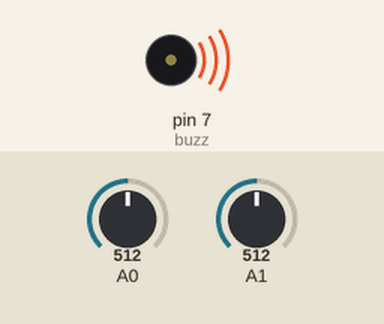
This sketch was run on a simulated Arduino Uno, built with avr-gcc and run on an emulated ATmega328P. Parts: buzzer (waves = sounding, pin HIGH). The inputs (shaded band) are chosen by the test bench; at power-on: A0 = 512, A1 = 512. What the sketch prints to the serial monitor is not drawn.

Above: at 0.1 s.
Timing chart, 0 to 1.6 s (numbered marks = the images above):
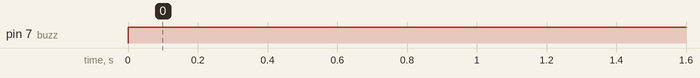

The sketch:

kukl-lokanthali-switch.ino
```cpp
int bell, flot, flag;
int buzz = 7;

void setup() {
  Serial.begin(9600);
  pinMode(buzz, OUTPUT);
}

void loop() {

  bell = 5*analogRead(A0)/1023;
  flot = 5*analogRead(A1)/1023;

  Serial.println("bell:");
  Serial.println(bell);
  Serial.println("float:");
  Serial.println(flot);
  Serial.println("flag:");
  Serial.println(flag);
  Serial.println();

  if(flot>1)
  {digitalWrite(buzz, LOW);
    if(bell>1){flag = 1;}}

  if(flot<1 || (flot>1 && flag==1))
  {digitalWrite(buzz, HIGH);}

  if(flot<1)
  {flag=0;}

  delay(1000);
}
```

Measured:
- by itself, pin 7 (buzz): LOW → HIGH at 0.00 s
